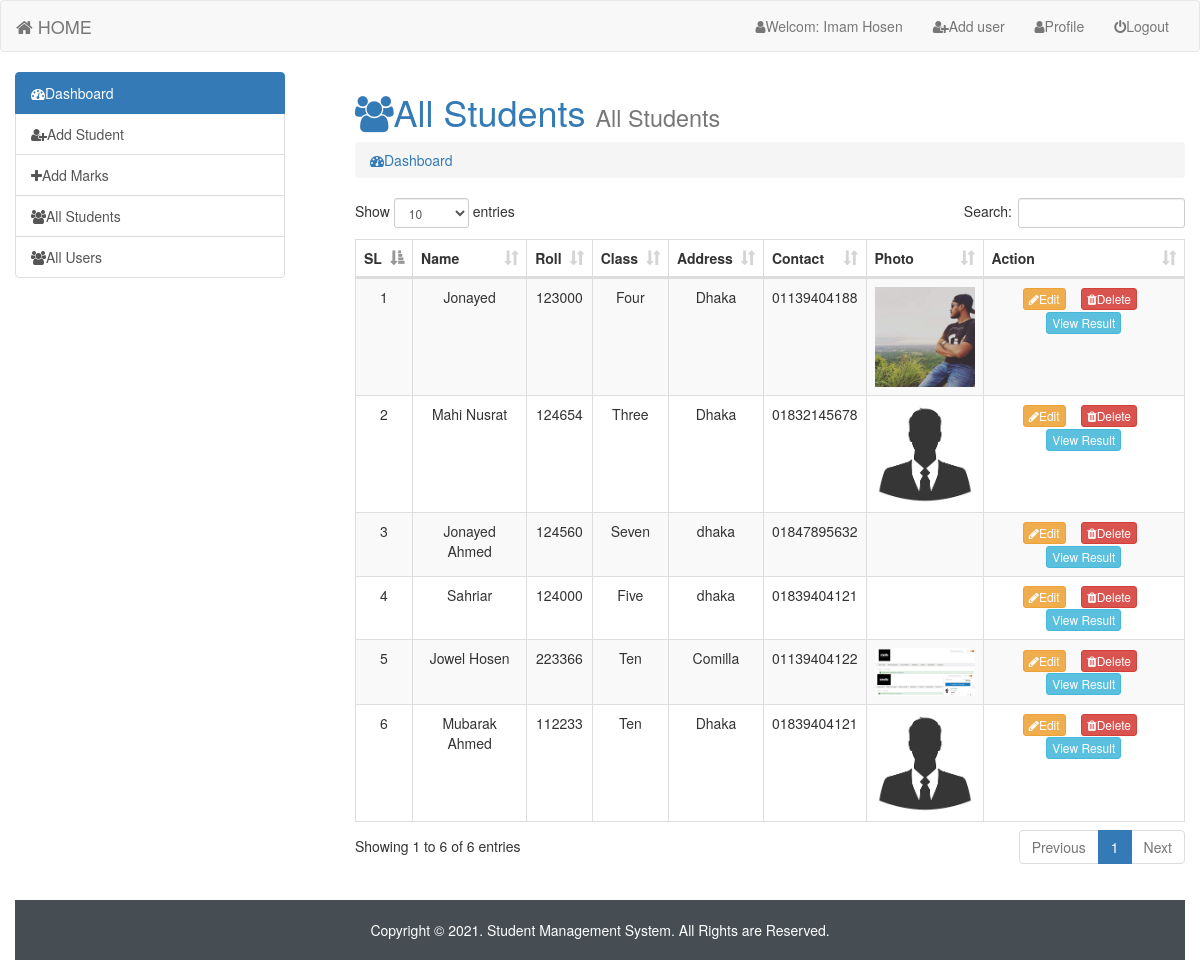
Page /admin/index.php?page=all_students (signed in) on the committed database.
### tables this page shows
CREATE TABLE `student_info` (
  `id` int(11) NOT NULL,
  `name` varchar(50) NOT NULL,
  `roll` int(6) NOT NULL,
  `class` varchar(30) NOT NULL,
  `city` varchar(50) NOT NULL,
  `pcontact` varchar(11) NOT NULL,
  `photo` varchar(70) NOT NULL
);

### admin/all_students.php (the view, shortened to what this page needs)
<?php
require_once('dbcon.php');
?>
<ol>
<h1 class="text-primary"><i class="fa fa-users"></i>All Students <small> All Students</small></h1>
    <ol class="breadcrumb">
  <li><a href="index.php?page=dashboard"><i class="fa fa-dashboard"></i>Dashboard</a></li>
</ol>
<div class="table-responsive" >
      <table class="table table-bordered table-hover table-striped"  style="text-align: center;" id="data">
        <thead>
          <tr>
            <th>SL</th>
            <th>Name</th>
            <th>Roll</th>
            <th>Class</th>
            <th>Address</th>
            <th>Contact</th>
            <th>Photo</th>
            <th>Action</th>
          </tr>
        </thead>
        <tbody>
      <?php
      $std_data = $con->query("SELECT * FROM `student_info`");
      $sl = 0;
      while ($data = mysqli_fetch_assoc($std_data)){  ?>
          <tr>
            <td><?php echo ++$sl; ?></td>
            <td><?php echo $data['name']; ?></td>
            <td><?php echo $data['roll']; ?></td>
            <td><?php echo $data['class']; ?></td>
            <td><?php echo $data['city']; ?></td>
            <td><?php echo $data['pcontact']; ?></td>
            <td> <img src="./student_images/<?php echo $data['photo']; ?>" style="width: 100px;" alt=""> </td>
            <td>
              <a href="index.php?page=update_student&id=<?php echo base64_encode($data['id']); ?>" class="btn btn-xs btn-warning" title="Edit" ><i class="fa fa-pencil"></i>Edit</a>
              <a href="delete_student.php?id=<?php echo base64_encode($data['id']); ?>" class="btn btn-xs btn-danger" title="DElete" onclick="return confirm('Are you sure to delete?')" ><i class="fa fa-trash"></i>Delete</a>&nbsp;&nbsp;
              <a href="index.php?page=show_result&id=<?php echo base64_encode($data['id']); ?>" class="btn btn-xs btn-info" title="View Result">View Result</a>
            </td>
          </tr>
          <?php } ?>
        </tbody>
      </table>
      </div>

### rows in the picture
student_info: name "Jonayed", roll "123000", class "Four", city "Dhaka", pcontact "01139404188", photo (picture)
student_info: name "Mahi Nusrat", roll "124654", class "Three", city "Dhaka", pcontact "01832145678", photo (picture)
student_info: name "Jonayed Ahmed", roll "124560", class "Seven", city "dhaka", pcontact "01847895632"
student_info: name "Sahriar", roll "124000", class "Five", city "dhaka", pcontact "01839404121"
student_info: name "Jowel Hosen", roll "223366", class "Ten", city "Comilla", pcontact "01139404122", photo (picture)
student_info: name "Mubarak Ahmed", roll "112233", class "Ten", city "Dhaka", pcontact "01839404121", photo (picture)
